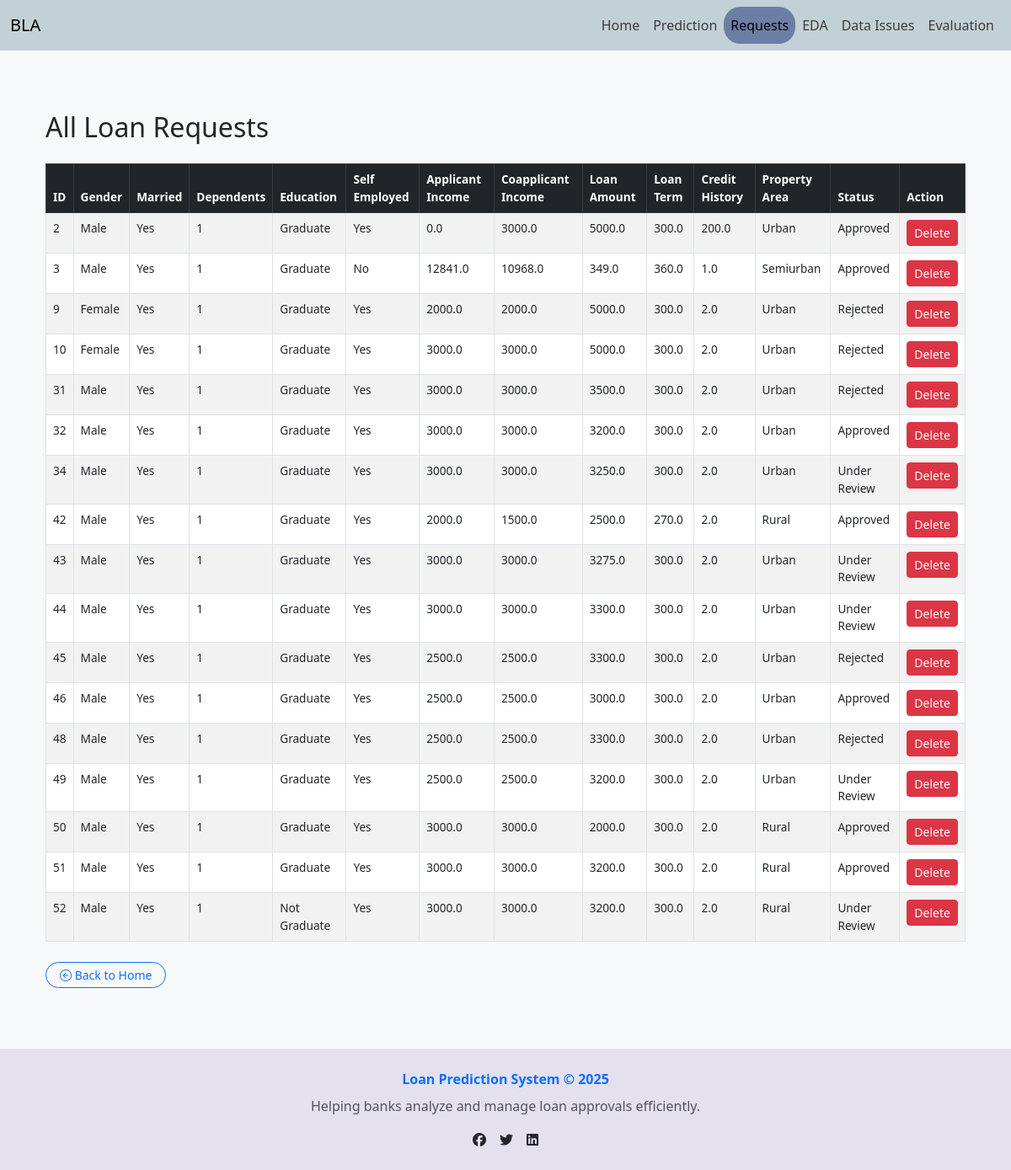
Before: /loan_prediction/requests/ with the older database file.
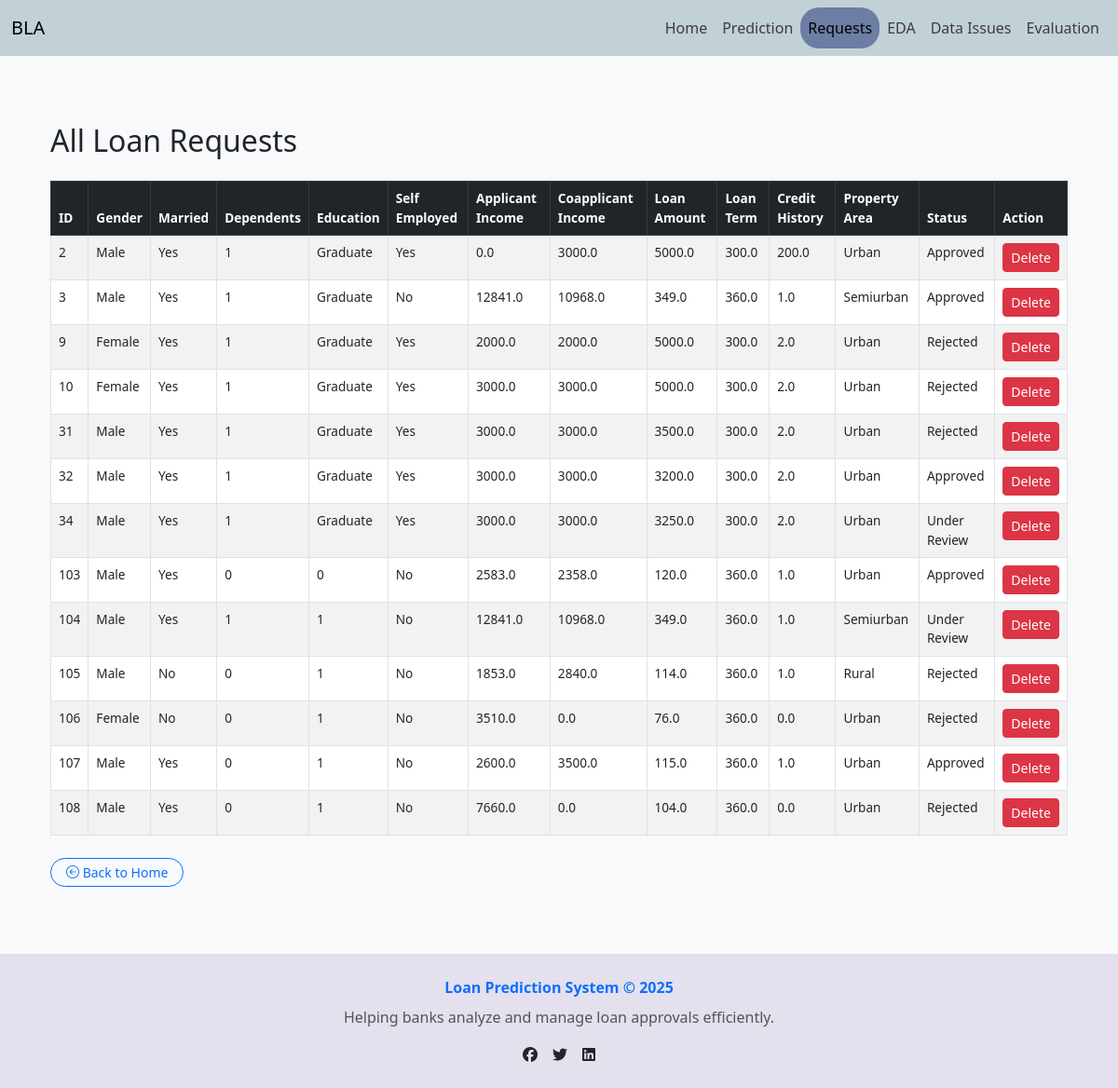
After: the same page with the newer database file.
### loan_prediction/models.py (models this page shows, shortened)
class LoanRequest(models.Model):
    gender_choices = [('Male', 'Male'), ('Female', 'Female')]
    married_choices = [('Yes', 'Yes'), ('No', 'No')]
    education_choices = [(1, 'Graduate'), (0, 'Not Graduate')]
    self_employed_choices = [('Yes', 'Yes'), ('No', 'No')]
    property_area_choices = [('Urban', 'Urban'), ('Rural', 'Rural'), ('Semiurban', 'Semiurban')]
    dependents_choices = [('0', '0'), ('1', '1'), ('2', '2'), ('3', '3')]
    credit_history_choices = [(0.0, '0'), (1.0, '1')]
    gender = models.CharField(max_length=10, choices=gender_choices)
    married = models.CharField(max_length=10, choices=married_choices)
    dependents = models.CharField(max_length=5, choices=dependents_choices)
    education = models.IntegerField(choices=education_choices)
    self_employed = models.CharField(max_length=10, choices=self_employed_choices)
    applicant_income = models.FloatField(default=0)
    coapplicant_income = models.FloatField(default=0)
    loan_amount = models.FloatField()
    loan_amount_term = models.FloatField()
    credit_history = models.FloatField(choices=credit_history_choices)
    property_area = models.CharField(max_length=20, choices=property_area_choices)
    loan_status = models.CharField(max_length=20, blank=True, null=True)

### loan_prediction/views.py (the view)
# urls.py: path('requests/', views.manage_requests_view, name='requests'),
def manage_requests_view(request):
    if request.method == 'POST':
        req_id = request.POST.get('request_id')
        obj = get_object_or_404(LoanRequest, pk=req_id)
        obj.delete()
        return redirect('loan_prediction:requests')
    requests = LoanRequest.objects.all()
    return render(request, 'pages/requests.html', {'requests': requests})

### templates/pages/requests.html (shortened to what this page needs)
{% extends 'base.html' %}
{% block content %}
<link href="https://cdn.jsdelivr.net/npm/bootstrap@5.3.0-alpha3/dist/css/bootstrap.min.css" rel="stylesheet">
<link href="https://cdn.jsdelivr.net/npm/bootstrap-icons/font/bootstrap-icons.css" rel="stylesheet">
<div class="container mt-5">
  <h2 class="mb-4">All Loan Requests</h2>
  {% if requests %}
  <table class="table table-bordered table-striped">
    <thead class="table-dark">
      <tr>
        <th>ID</th>
        <th>Gender</th>
        <th>Married</th>
        <th>Dependents</th>
        <th>Education</th>
        <th>Self Employed</th>
        <th>Applicant Income</th>
        <th>Coapplicant Income</th>
        <th>Loan Amount</th>
        <th>Loan Term</th>
        <th>Credit History</th>
        <th>Property Area</th>
        <th>Status</th>
        <th>Action</th>
      </tr>
    </thead>
    <tbody>
      {% for request in requests %}
      <tr>
        <td>{{ request.id }}</td>
        <td>{{ request.gender }}</td>
        <td>{{ request.married }}</td>
        <td>{{ request.dependents }}</td>
        <td>{{ request.education }}</td>
        <td>{{ request.self_employed }}</td>
        <td>{{ request.applicant_income }}</td>
        <td>{{ request.coapplicant_income }}</td>
        <td>{{ request.loan_amount }}</td>
        <td>{{ request.loan_amount_term }}</td>
        <td>{{ request.credit_history }}</td>
        <td>{{ request.property_area }}</td>
        <td>{{ request.loan_status }}</td>
        <td>
          <form method="post">
            <button type="submit" class="btn btn-danger btn-sm">Delete</button>
          </form>
        </td>
      </tr>
      {% endfor %}
    </tbody>
  </table>
  {% else %}
  <div class="alert alert-warning">No loan requests found.</div>
  {% endif %}
  <div class="text-start mt-4">
    <a href="{% url 'loan_prediction:home' %}" class="btn btn-outline-primary btn-sm rounded-pill px-3">
      <i class="bi bi-arrow-left-circle"></i> Back to Home </a>
  </div>
</div>
{% endblock %}

### templates/base.html (shortened to what this page needs)
<!DOCTYPE html>
<html lang="en">
<head>
    {% load static %}
    <link href="https://cdn.jsdelivr.net/npm/bootstrap@5.3.6/dist/css/bootstrap.min.css" rel="stylesheet">
    <link rel="stylesheet" href="{% static 'css/style.css' %}">
</head>
<body>
    <div class="d-flex flex-column min-vh-100 bg-light">
        {% include "parts/navbar.html" %}
        <main class="container flex-grow-1 py-4">
            {% block content %}{% endblock %}
        </main>
        {% include "parts/footer.html" %}
    </div>
</body>
</html>

### templates/parts/navbar.html (shortened to what this page needs)
<nav class="navbar navbar-expand-lg navbar-light" style="background-color:rgba(119, 153, 160, 0.42);">
  <div class="container-fluid">
    <a class="navbar-brand" href="{% url 'loan_prediction:home' %}">BLA</a>
    <div class="collapse navbar-collapse" id="navbarNav">
      <ul class="navbar-nav ms-auto mb-2 mb-lg-0">
        <li class="nav-item">
          <a
            class="nav-link {% if request.resolver_match.url_name == 'home' %}active{% endif %}"
            href="{% url 'loan_prediction:home' %}"
          >Home</a>
        </li>
        <li class="nav-item">
          <a
            class="nav-link {% if request.resolver_match.url_name == 'predict' %}active{% endif %}"
            href="{% url 'loan_prediction:predict' %}"
          >Prediction</a>
        </li>
        <li class="nav-item">
          <a
            class="nav-link {% if request.resolver_match.url_name == 'requests' %}active{% endif %}"
            href="{% url 'loan_prediction:requests' %}"
          >Requests</a>
        </li>
        <li class="nav-item">
          <a
            class="nav-link {% if request.resolver_match.url_name == 'eda' %}active{% endif %}"
            href="{% url 'loan_prediction:eda' %}"
          >EDA</a>
        </li>
        <li class="nav-item">
          <a
            class="nav-link {% if request.resolver_match.url_name == 'data_issues' %}active{% endif %}"
            href="{% url 'loan_prediction:data_issues' %}"
          >Data Issues</a>
        </li>
        <li class="nav-item">
          <a
            class="nav-link {% if request.resolver_match.url_name == 'evaluation' %}active{% endif %}"
            href="{% url 'loan_prediction:evaluation' %}"
          >Evaluation</a>
        </li>
      </ul>
    </div>
  </div>
</nav>

### templates/parts/footer.html (shortened to what this page needs)
<footer class="py-4 mt-5" style="background-color: rgba(56, 4, 114, 0.1); min-height: 80px;">
    <div class="container text-center">
        <p class="mb-2 fw-bold text-primary">Loan Prediction System &copy; 2025</p>
        <p class="text-muted">Helping banks analyze and manage loan approvals efficiently.</p>
        <div class="d-flex justify-content-center">
            <a href="#" class="text-dark mx-2"><i class="fab fa-facebook"></i></a>
            <a href="#" class="text-dark mx-2"><i class="fab fa-twitter"></i></a>
            <a href="#" class="text-dark mx-2"><i class="fab fa-linkedin"></i></a>
        </div>
    </div>
</footer>

### BLA/static/css/style.css (style rules this page uses)
body { background-color: #f8f9fa; min-height: 100vh; display: flex; flex-direction: column; margin: 0; }
main { flex: 1; }
footer { background-color: #2f92a3; padding: 1rem; text-align: center; }
.table td, .table th { padding: 0.4rem; font-size: 0.85rem; }
.navbar-light .nav-link { color:rgb(63, 59, 59); border-radius: 20px; padding: 10px 20px; transition: background-color 0.3s, color 0.3s; }
.navbar-light .nav-link.active { background-color:rgb(108, 126, 165); color: white; }

Changed rows visible on the page:
removed LoanRequest: id "42", gender "Male", married "Yes", dependents "1", education "Graduate", self_employed "Yes", applicant_income "2000.0", coapplicant_income "1500.0", loan_amount "2500.0", loan_amount_term "270.0", credit_history "2.0", property_area "Rural", loan_status "Approved"
removed LoanRequest: id "43", gender "Male", married "Yes", dependents "1", education "Graduate", self_employed "Yes", applicant_income "3000.0", coapplicant_income "3000.0", loan_amount "3275.0", loan_amount_term "300.0", credit_history "2.0", property_area "Urban", loan_status "Under Review"
removed LoanRequest: id "44", gender "Male", married "Yes", dependents "1", education "Graduate", self_employed "Yes", applicant_income "3000.0", coapplicant_income "3000.0", loan_amount "3300.0", loan_amount_term "300.0", credit_history "2.0", property_area "Urban", loan_status "Under Review"
removed LoanRequest: id "45", gender "Male", married "Yes", dependents "1", education "Graduate", self_employed "Yes", applicant_income "2500.0", coapplicant_income "2500.0", loan_amount "3300.0", loan_amount_term "300.0", credit_history "2.0", property_area "Urban", loan_status "Rejected"
removed LoanRequest: id "46", gender "Male", married "Yes", dependents "1", education "Graduate", self_employed "Yes", applicant_income "2500.0", coapplicant_income "2500.0", loan_amount "3000.0", loan_amount_term "300.0", credit_history "2.0", property_area "Urban", loan_status "Approved"
removed LoanRequest: id "48", gender "Male", married "Yes", dependents "1", education "Graduate", self_employed "Yes", applicant_income "2500.0", coapplicant_income "2500.0", loan_amount "3300.0", loan_amount_term "300.0", credit_history "2.0", property_area "Urban", loan_status "Rejected"
removed LoanRequest: id "49", gender "Male", married "Yes", dependents "1", education "Graduate", self_employed "Yes", applicant_income "2500.0", coapplicant_income "2500.0", loan_amount "3200.0", loan_amount_term "300.0", credit_history "2.0", property_area "Urban", loan_status "Under Review"
removed LoanRequest: id "50", gender "Male", married "Yes", dependents "1", education "Graduate", self_employed "Yes", applicant_income "3000.0", coapplicant_income "3000.0", loan_amount "2000.0", loan_amount_term "300.0", credit_history "2.0", property_area "Rural", loan_status "Approved"
removed LoanRequest: id "51", gender "Male", married "Yes", dependents "1", education "Graduate", self_employed "Yes", applicant_income "3000.0", coapplicant_income "3000.0", loan_amount "3200.0", loan_amount_term "300.0", credit_history "2.0", property_area "Rural", loan_status "Approved"
removed LoanRequest: id "52", gender "Male", married "Yes", dependents "1", education "Not Graduate", self_employed "Yes", applicant_income "3000.0", coapplicant_income "3000.0", loan_amount "3200.0", loan_amount_term "300.0", credit_history "2.0", property_area "Rural", loan_status "Under Review"
added LoanRequest: id "103", gender "Male", married "Yes", dependents "0", education "0", self_employed "No", applicant_income "2583.0", coapplicant_income "2358.0", loan_amount "120.0", loan_amount_term "360.0", credit_history "1.0", property_area "Urban", loan_status "Approved"
added LoanRequest: id "104", gender "Male", married "Yes", dependents "1", education "1", self_employed "No", applicant_income "12841.0", coapplicant_income "10968.0", loan_amount "349.0", loan_amount_term "360.0", credit_history "1.0", property_area "Semiurban", loan_status "Under Review"
added LoanRequest: id "105", gender "Male", married "No", dependents "0", education "1", self_employed "No", applicant_income "1853.0", coapplicant_income "2840.0", loan_amount "114.0", loan_amount_term "360.0", credit_history "1.0", property_area "Rural", loan_status "Rejected"
added LoanRequest: id "106", gender "Female", married "No", dependents "0", education "1", self_employed "No", applicant_income "3510.0", coapplicant_income "0.0", loan_amount "76.0", loan_amount_term "360.0", credit_history "0.0", property_area "Urban", loan_status "Rejected"
added LoanRequest: id "107", gender "Male", married "Yes", dependents "0", education "1", self_employed "No", applicant_income "2600.0", coapplicant_income "3500.0", loan_amount "115.0", loan_amount_term "360.0", credit_history "1.0", property_area "Urban", loan_status "Approved"
added LoanRequest: id "108", gender "Male", married "Yes", dependents "0", education "1", self_employed "No", applicant_income "7660.0", coapplicant_income "0.0", loan_amount "104.0", loan_amount_term "360.0", credit_history "0.0", property_area "Urban", loan_status "Rejected"
